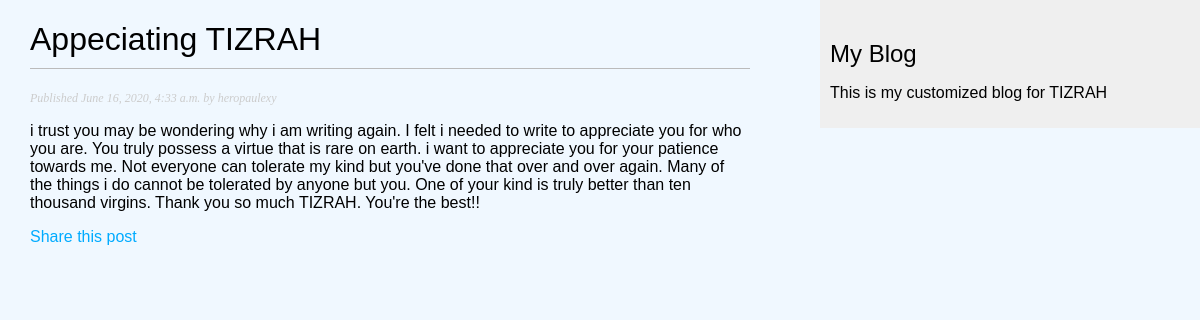
Screenshot of /blog/2020/6/16/appeciating-tizrah/ with the database file from the repository.
### blog/models.py (models this page shows, shortened)
class Post(models.Model):
    STATUS_CHOICES=(
        ('draft','Draft'),
        ('published','Published'),
    )
    title = models.CharField(max_length=200)
    slug = models.SlugField(max_length=200, unique_for_date='publish')
    author = models.ForeignKey(User, on_delete=models.CASCADE, related_name='blog_posts')
    body = models.TextField()
    publish = models.DateTimeField(default=timezone.now)
    created = models.DateTimeField(auto_now_add=True)
    updated = models.DateTimeField(auto_now=True)
    status = models.CharField(max_length=10, choices=STATUS_CHOICES, default='draft')
    objects = models.Manager()
    published = PublishedManager()
    class Meta:
        ordering = ('-publish',)

### blog/views.py (the view)
def post_detail(request, year, month, day, post):
    post = get_object_or_404(Post, slug=post,
                                status='published',
                                publish__year=year,
                                publish__month=month,
                                publish__day=day)
    return render(request,
                   'blog/post/detail.html',
                    {'post':post})

### blog/templates/blog/post/detail.html (shortened to what this page needs)
{% extends "blog/base.html" %}
{% block content %}
    <h1>{{ post.title }}</h1>
    <p class="date">
        Published {{ post.publish }} by {{ post.author }}
    </p>
    {{ post.body|linebreaks }}
    <p>
        <a href="{% url 'blog:post_share' post.id %}">
        Share this post
        </a>
    </p>
{% endblock %}

### blog/static/css/blog.css (style rules this page uses)
body { margin:0; padding:0; font-family:helvetica, sans-serif; background-color: aliceblue; }
a { color:#00abff; text-decoration:none; }
h1 { font-weight:normal; border-bottom:1px solid #bbb; padding:0 0 10px 0; }
p.date { color:#ccc; font-family: georgia, serif; font-size: 12px; font-style: italic; }

### rows the page displays
Post: title "Appeciating TIZRAH", publish "June 16, 2020, 4:33 a.m.", author "heropaulexy", body "i trust you may be wondering why i am writing again. I felt i needed to write to appreciate you for who you are. You truly possess a virtue that is rare on earth. i want to appreciate you for your patience towards me. Not everyone can tolerate my kind but you've done that over and over again. Many of the things i do cannot be tolerated by anyone but you. One of your kind is truly better than ten thousand virgins. Thank you so much TIZRAH. You're the best!!"
